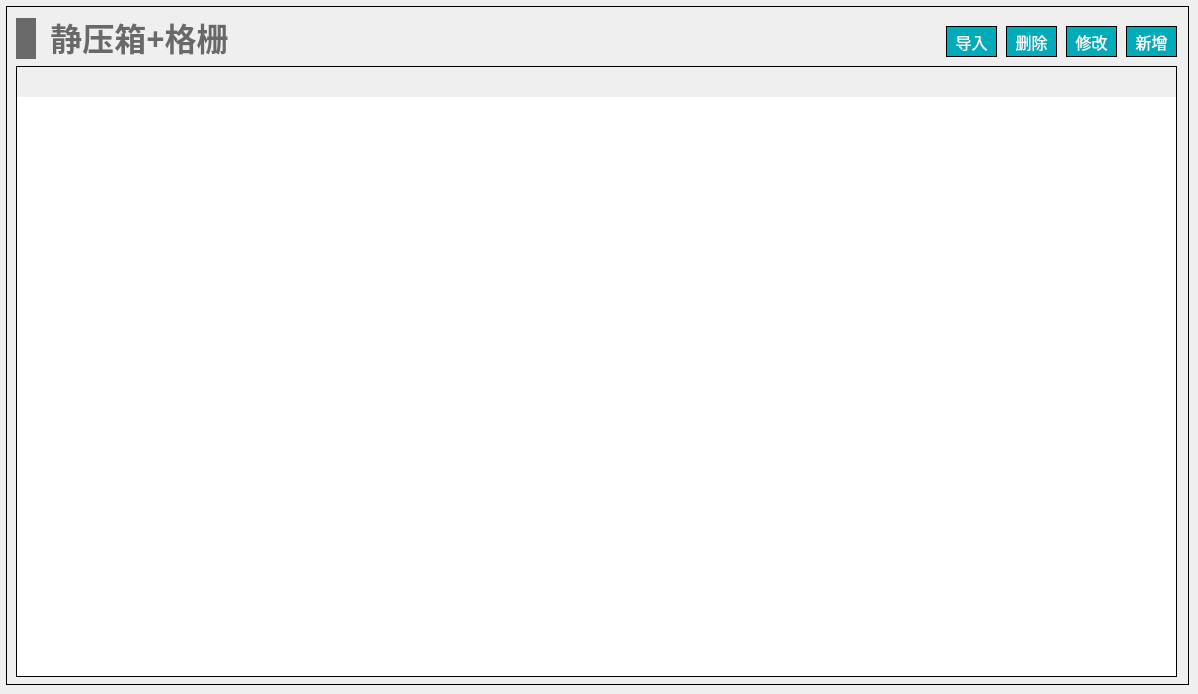
   <widget class="QWidget" name="page_staticBox_grille">
    <widget class="QWidget" name="widget_staticBox_grille" native="true">
     <property name="geometry">
      <rect>
       <x>6</x>
       <y>6</y>
       <width>1183</width>
       <height>679</height>
      </rect>
     </property>
     <property name="styleSheet">
      <string notr="true">#widget_staticBox_grille
{
border: 1px solid #000000;
}</string>
     </property>
     <widget class="QWidget" name="layoutWidget_10">
      <property name="geometry">
       <rect>
        <x>10</x>
        <y>10</y>
        <width>221</width>
        <height>45</height>
       </rect>
      </property>
      <layout class="QHBoxLayout" name="horizontalLayout_23">
       <item>
        <widget class="QLabel" name="label_26">
         <property name="minimumSize">
          <size>
           <width>20</width>
           <height>41</height>
          </size>
         </property>
         <property name="maximumSize">
          <size>
           <width>20</width>
           <height>41</height>
          </size>
         </property>
         <property name="styleSheet">
          <string notr="true">QLabel { 
border: none; 
background-color : rgb(105, 105, 105);
}</string>
         </property>
         <property name="text">
          <string/>
         </property>
        </widget>
       </item>
       <item>
        <widget class="QLabel" name="label_27">
         <property name="font">
          <font>
           <family>Microsoft YaHei</family>
           <pointsize>24</pointsize>
           <bold>true</bold>
          </font>
         </property>
         <property name="styleSheet">
          <string notr="true">QLabel { 
border: none; 
color : rgb(105, 105, 105);
}</string>
         </property>
         <property name="text">
          <string>静压箱+格栅</string>
         </property>
         <property name="alignment">
          <set>Qt::AlignBottom|Qt::AlignHCenter</set>
         </property>
        </widget>
       </item>
      </layout>
     </widget>
     <widget class="QTableWidget" name="tableWidget_staticBox_grille">
      <property name="geometry">
       <rect>
        <x>10</x>
        <y>60</y>
        <width>1161</width>
        <height>611</height>
       </rect>
      </property>
      <property name="focusPolicy">
       <enum>Qt::NoFocus</enum>
      </property>
      <property name="layoutDirection">
       <enum>Qt::LeftToRight</enum>
      </property>
      <property name="styleSheet">
       <string notr="true">/*设置标题(包括垂直+水平的)*/
QHeaderView
{							
	
	font-size: 15px;				/*字大小*/
	font-family: '黑体';
	/*border: 1px solid #B4B4B4;*/
	border:none;
    /*border-bottom: 2px solid #999999; */		/*下边框颜色*/
    /*background: #9DC6E6;*/				/*背景浅蓝色*/ 
	min-height:30px;
	text-align: center;	       
}


/*设置标题(水平的)*/
QHeaderView::section:horizontal { 					
        border: 1px solid #AFAFAF; 			/*间隔颜色*/
	    border-bottom: 2px solid #999999; 							
        color: black;
        background: #9DC6E6;
}

/*设置鼠标停留状态*/
QHeaderView::section:horizontal:hover 
{			
        color: black;							/*字体白色*/
        background: #82AFC9;				/*背景深蓝色*/
}

/*设置鼠标按下状态*/
QHeaderView::section:horizontal:pressed 
{			
        color: black;
        background: #82AFC9;
		border-bottom: 3px solid #037BFC;				
}


QTableWidget 
{
		font-size: 14px;				/*10榜*/
		font-family: '黑体';				
		color : black;				
        border: 1px solid #000000;		
        background: white;
        gridline-color: #E0E0E0;	
        text-align: center;	
        outline:0px;			/*禁止焦点*/
}

/*设置选中的视图项*/
QTableWidget::item:selected
{				    
		border: 2px solid #0398FC;	
        color : black;				
}</string>
      </property>
      <property name="frameShape">
       <enum>QFrame::StyledPanel</enum>
      </property>
     </widget>
     <widget class="QPushButton" name="pushButton_staticBox_grille_del">
      <property name="geometry">
       <rect>
        <x>1000</x>
        <y>20</y>
        <width>51</width>
        <height>31</height>
       </rect>
      </property>
      <property name="font">
       <font>
        <family>黑体</family>
        <pointsize>12</pointsize>
       </font>
      </property>
      <property name="styleSheet">
       <string notr="true">QPushButton
{
	color:#ffffff; /*文字颜色*/
    background-color: #00ACB9;/*背景色*/
    border-radius:0px; /*边框倒角*/
	border: 1px solid #000000;
}


QPushButton:hover 
{
background-color: rgb(0,142,153);
color: white;
}</string>
      </property>
      <property name="text">
       <string>删除</string>
      </property>
     </widget>
     <widget class="QPushButton" name="pushButton_staticBox_grille_input">
      <property name="geometry">
       <rect>
        <x>940</x>
        <y>20</y>
        <width>51</width>
        <height>31</height>
       </rect>
      </property>
      <property name="font">
       <font>
        <family>黑体</family>
        <pointsize>12</pointsize>
       </font>
      </property>
      <property name="styleSheet">
       <string notr="true">QPushButton
{
	color:#ffffff; /*文字颜色*/
    background-color: #00ACB9;/*背景色*/
    border-radius:0px; /*边框倒角*/
	border: 1px solid #000000;
}


QPushButton:hover 
{
background-color: rgb(0,142,153);
color: white;
}</string>
      </property>
      <property name="text">
       <string>导入</string>
      </property>
     </widget>
     <widget class="QPushButton" name="pushButton_staticBox_grille_add">
      <property name="geometry">
       <rect>
        <x>1120</x>
        <y>20</y>
        <width>51</width>
        <height>31</height>
       </rect>
      </property>
      <property name="font">
       <font>
        <family>黑体</family>
        <pointsize>12</pointsize>
       </font>
      </property>
      <property name="styleSheet">
       <string notr="true">QPushButton
{
	color:#ffffff; /*文字颜色*/
    background-color: #00ACB9;/*背景色*/
    border-radius:0px; /*边框倒角*/
	border: 1px solid #000000;
}


QPushButton:hover 
{
background-color: rgb(0,142,153);
color: white;
}</string>
      </property>
      <property name="text">
       <string>新增</string>
      </property>
     </widget>
     <widget class="QPushButton" name="pushButton_staticBox_grille_revise">
      <property name="geometry">
       <rect>
        <x>1060</x>
        <y>20</y>
        <width>51</width>
        <height>31</height>
       </rect>
      </property>
      <property name="font">
       <font>
        <family>黑体</family>
        <pointsize>12</pointsize>
       </font>
      </property>
      <property name="styleSheet">
       <string notr="true">QPushButton
{
	color:#ffffff; /*文字颜色*/
    background-color: #00ACB9;/*背景色*/
    border-radius:0px; /*边框倒角*/
	border: 1px solid #000000;
}


QPushButton:hover 
{
background-color: rgb(0,142,153);
color: white;
}</string>
      </property>
      <property name="text">
       <string>修改</string>
      </property>
     </widget>
    </widget>
   </widget>
